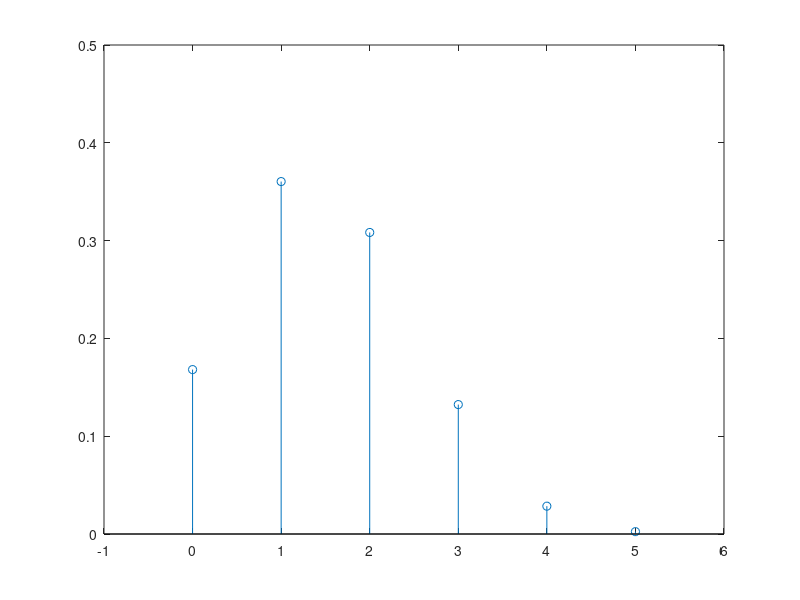
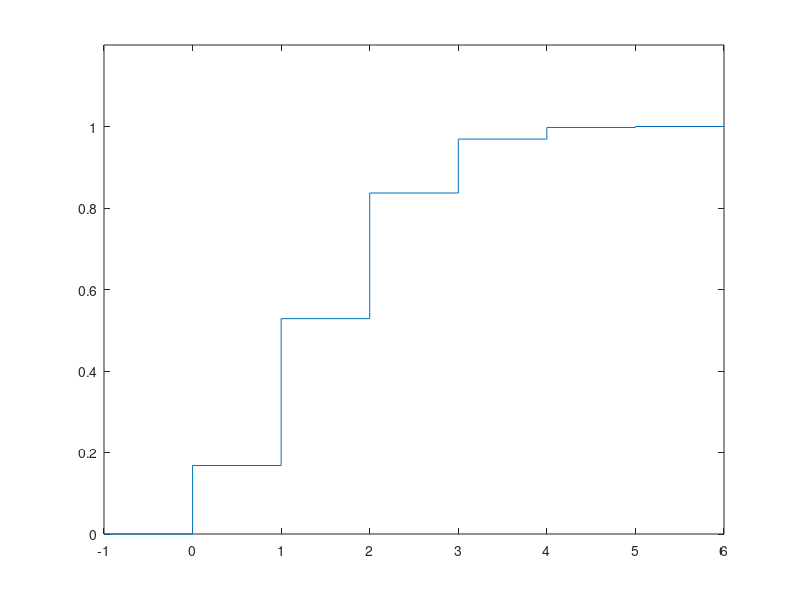

The MATLAB source for these figures, in order: (Note: this script raises an error after producing the figures.)
%4
%a)
%i)
Sx=0:5;
N=1e6;

defeito=rand(5,N)<0.3;

defeito0=sum(sum(defeito) == 0);
defeito1=sum(sum(defeito) == 1);
defeito2=sum(sum(defeito) == 2);
defeito3=sum(sum(defeito) == 3);
defeito4=sum(sum(defeito) == 4);
defeito5=sum(sum(defeito) == 5);

prob0=defeito0/N;
prob1=defeito1/N;
prob2=defeito2/N;
prob3=defeito3/N;
prob4=defeito4/N;
prob5=defeito5/N;

probs = [prob0 prob1 prob2 prob3 prob4 prob5];
figure(1)
stem(Sx,probs)
axis([-1 6 0 0.5])

%ii)
figure(2)
probs1=cumsum(probs);
stairs([-1 Sx 6],[0 probs1 1])
axis([-1 6 0 1.2])

%iii)

defeito=rand(5,N)<0.3;

defeitomax2=sum(sum(defeito) <= 2);
pmax2 = defeitomax2/N

%b)
%i)
prob_teorica0 = prob_teorica(0,5,0.3);
prob_teorica1 = prob_teorica(1,5,0.3);
prob_teorica2 = prob_teorica(2,5,0.3);
prob_teorica3 = prob_teorica(3,5,0.3);
prob_teorica4 = prob_teorica(4,5,0.3);
prob_teorica5 = prob_teorica(5,5,0.3);

probTeo1=[prob_teorica0 prob_teorica1 prob_teorica2 prob_teorica3 prob_teorica4 prob_teorica5];
probTeoAcumulada= cumsum( probTeo1)

%ii)
prob_teorica0 = prob_teorica(0,5,0.3);
prob_teorica1 = prob_teorica(1,5,0.3);
prob_teorica2 = prob_teorica(2,5,0.3);

probTeoMax2 = prob_teorica0 + prob_teorica1 + prob_teorica2